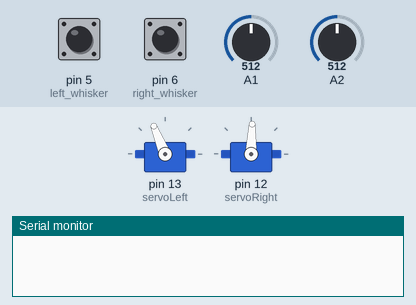
Recording of a sketch running on a simulated Arduino Uno, built with avr-gcc and run on an emulated ATmega328P. Parts: 2 × servo, the last lines printed to the serial monitor. Inputs (shaded band) come from the test bench; at power-on: A2 = 512, A1 = 512, pin 5 (left_whisker) HIGH, pin 6 (right_whisker) LOW.

Above: at 0.1 s.
At 12.3 s:
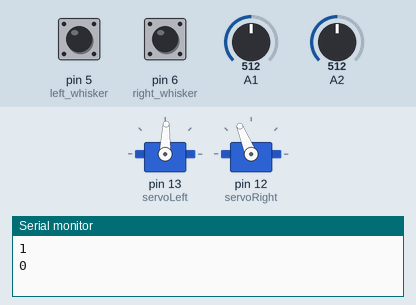
12.4 s: A2 set to 900
16.4 s: A1 set to 716
20.4 s: pin 5 (left_whisker) pulled LOW for 1 s
At 21.9 s:
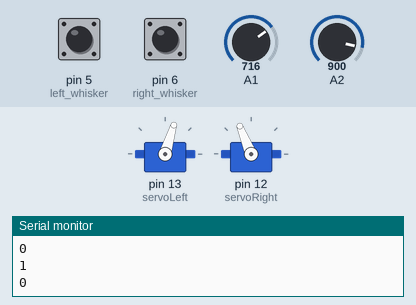
23.9 s: A1 set to 122
27.9 s: A2 set to 716
31.9 s: A1 set to 306
Timing chart, 0 to 34.9 s (numbered marks = the images above; inputs shaded):
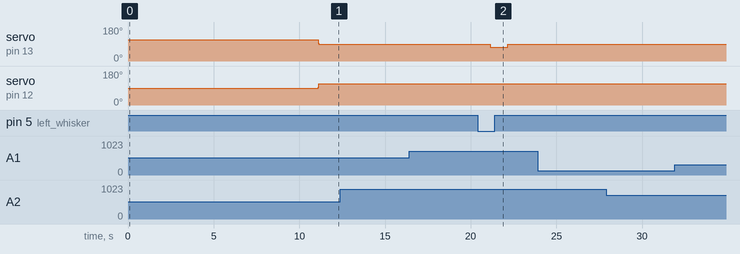

Measured:
- after the input at 20.4 s, servo on pin 13 (servoLeft): 88° → 73° after 0.75 s, → 88° 1.0 s later

The sketch:

GreyWalterTortoise.ino
```cpp
#include <Servo.h>
Servo servoLeft;
Servo servoRight;

double leftAmb;
double rightAmb;

void setup() {
servoLeft.attach(13);
servoRight.attach(12);

//since my whiskers dont work i chose random pins
pinMode(5, INPUT); // left whisker
pinMode(6, INPUT); // right whisker

//declaring Detector variables
double lIrDetector;
double rIrDetector;

Serial.begin(9600);

//for loop to get ambient ambient light and calibrate
for (int i=0; i<11; i++) {
  maneuver(200,50,10);
  //since I dont have photo transistors or capacitors i chose random analog pins
  lIrDetector += analogRead(A2);
  rIrDetector += analogRead(A1);
  delay(1000);
}
//calibrating to ambient light
maneuver(0,0,10);
leftAmb = (lIrDetector/10)*0.95;
rightAmb =(rIrDetector/10)*0.95;

}

void loop() {
  //Whisker setup
  byte left = digitalRead(5);
byte right = digitalRead(6);
  if (left == 0 && right == 1) {
    // -- left touch, right not
    maneuver(-200,-50,1);
    delay(1000);
  }
  else if (left == 1 && right == 0) {
    // -- left not, right touch
    maneuver(-50,-200,1);
    delay(1000);
  }
  else if (left == 0 && right == 0) {
    // -- left touch, right touch
    maneuver(-200,-200,1);
    delay(1000);
  }

  //assigning Pin's to variables
double lAdc = analogRead(A2);
double rAdc = analogRead(A1);


//"maping" the servo's to light intensity
double leftSpeed = map(lAdc, leftAmb,1023,0,200);
double rightSpeed = map(rAdc, rightAmb,1023,0,200);
  maneuver(rightSpeed, leftSpeed, 1);

Serial.println(left);
Serial.println(right);
}
void maneuver(float speedLeft, float speedRight, int msTime) {
  servoLeft.writeMicroseconds(1500 + speedLeft); // Left servo speed
  servoRight.writeMicroseconds(1500 - speedRight); // Right servo speed
  if(msTime==-1) // if msTime = -1
    {
      servoLeft.detach();
      servoRight.detach();// Stop servo signals
    }
    delay(msTime);
}
```
